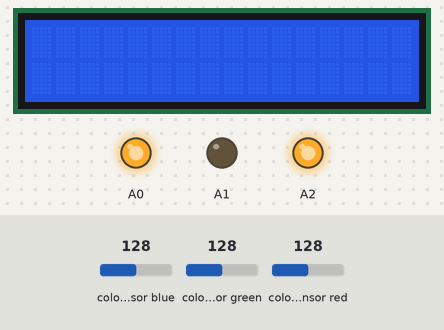
The sketch below on a simulated Arduino Uno, built with avr-gcc and run on an emulated ATmega328P. Shown: 16×2 character LCD, output pins drawn as LEDs (lit = HIGH). Wiring (inferred from the names in the program): TCS3200 colour sensor: output pin 8; S2 pin 6; S3 pin 7; S0 pin 4; S1 pin 5. Inputs (shaded band) come from the test bench; at power-on: colour sensor blue 128, colour sensor red 128, colour sensor green 128. Pins used as bus, display or sensor lines are not drawn; what the sketch prints to the serial monitor is not drawn.

Above: at 1.2 s.
1.3 s: colour sensor blue set to 5
At 2.9 s:
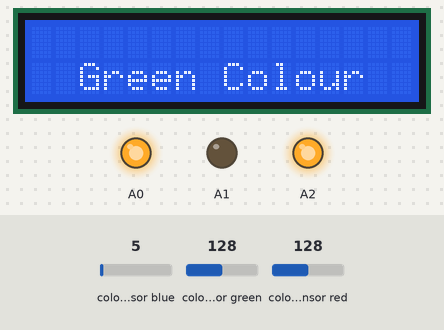
4.3 s: colour sensor red set to 5
7.3 s: colour sensor green set to 5
At 8.9 s:
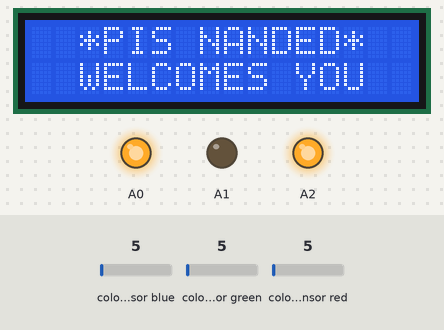
10.3 s: colour sensor blue set to 64
At 11.8 s:
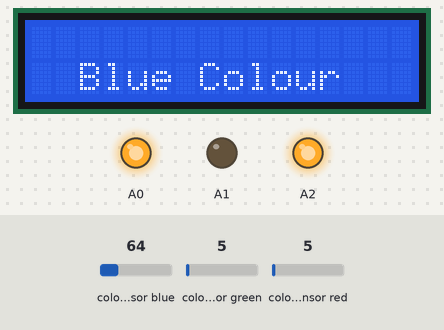
13.3 s: colour sensor red set to 64
At 14.5 s:
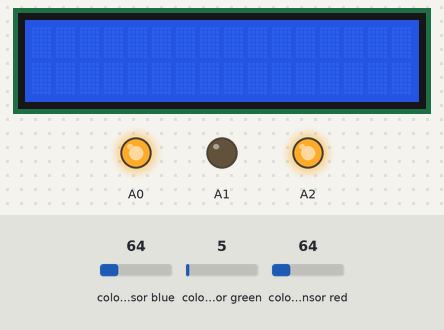
16.3 s: colour sensor blue set to 5
At 19.0 s:
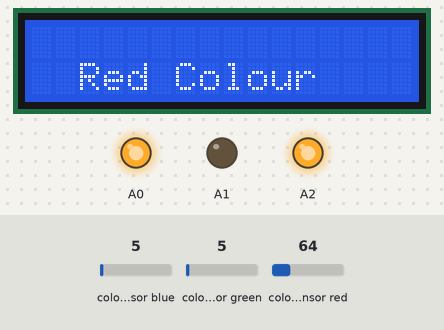
Timing chart, 0 to 20.3 s (numbered marks = the images above; inputs shaded):
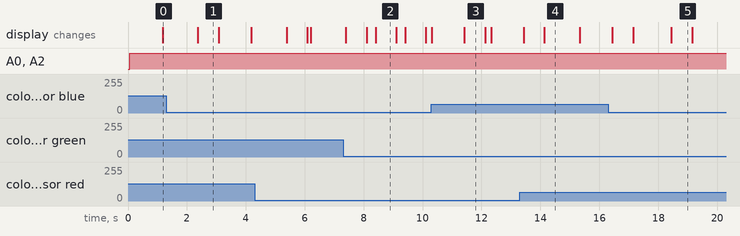

Measured:
- after the input at 1.3 s, the display: changes after 1.1 s (image 1)
- what the display in image 1 shows lasts 0.7 s, from 2.4 s to 3.1 s

The sketch:

colour_sensor.ino
```cpp
#include <LiquidCrystal.h>

// initialize the library with the numbers of the interface pins
LiquidCrystal lcd(2 ,3 , 9, 10, 11, 12); //(Rs,En,D4,D5,D6,D7)
//LiquidCrystal lcd(2, 3, 4, 10, 11, 12);

#define S0 4
#define S1 5
#define S2 6
#define S3 7
#define sensorOut 8
int frequency = 0;
int Red=0;
int Green=0;
int Blue=0;
void setup() {
  pinMode(S0, OUTPUT);
  pinMode(S1, OUTPUT);
  pinMode(S2, OUTPUT);
  pinMode(S3, OUTPUT);
  pinMode(sensorOut, INPUT);
  pinMode(A0,OUTPUT);
  pinMode(A1,OUTPUT);
   pinMode(A2,OUTPUT);
  // set up the LCD's number of columns and rows:
  lcd.begin(16, 2);
  // Setting frequency-scaling to 20%
  digitalWrite(S0,HIGH);
  digitalWrite(S1,LOW);

  Serial.begin(9600);
}
void loop() {
  // Setting red filtered photodiodes to be read
digitalWrite(A0,HIGH);
  digitalWrite(A1,LOW);
   digitalWrite(A2,HIGH);

  lcd.setCursor(2,0);
     lcd.noDisplay();

 lcd.print("*PIS NANDED*");
 lcd.setCursor(2,1);
 lcd.print("WELCOMES YOU");


  digitalWrite(S2,LOW);
  digitalWrite(S3,LOW);
  // Reading the output frequency
  frequency = pulseIn(sensorOut, LOW);
  // Printing the value on the serial monitor
  Red= frequency;
  if(Red<=100)
   {
    lcd.clear();
    lcd.setCursor(2,1);
    lcd.print("Red Colour");
    delay(1000);

    }
  Serial.print("R= ");//printing name
  Serial.print(Red);//printing RED color frequency
  Serial.print("  ");
  delay(100);
  // Setting Green filtered photodiodes to be read
  digitalWrite(S2,HIGH);
  digitalWrite(S3,HIGH);
  // Reading the output frequency
  frequency = pulseIn(sensorOut, LOW);
  Green=frequency;
   if(Green<=100)
   {
    lcd.clear();
    lcd.setCursor(2,1);
    lcd.print("Green Colour");
    delay(1000);

    }

  // Printing the value on the serial monitor
  Serial.print("G= ");//printing name
  Serial.print(Green);//printing RED color frequency
  Serial.print("  ");
  delay(100);
  // Setting Blue filtered photodiodes to be read
  digitalWrite(S2,LOW);
  digitalWrite(S3,HIGH);
  // Reading the output frequency
  frequency = pulseIn(sensorOut, LOW);
  Blue=frequency;
   if(Blue<=100)
   {
    lcd.clear();
    lcd.setCursor(2,1);
    lcd.print("Blue Colour");
    delay(1000);

    }

  // Printing the value on the serial monitor
  Serial.print("B= ");//printing name
  Serial.print(Blue);//printing RED color frequency
  Serial.println("  ");
  delay(100);

  lcd.display();
  delay(700);
}
```
